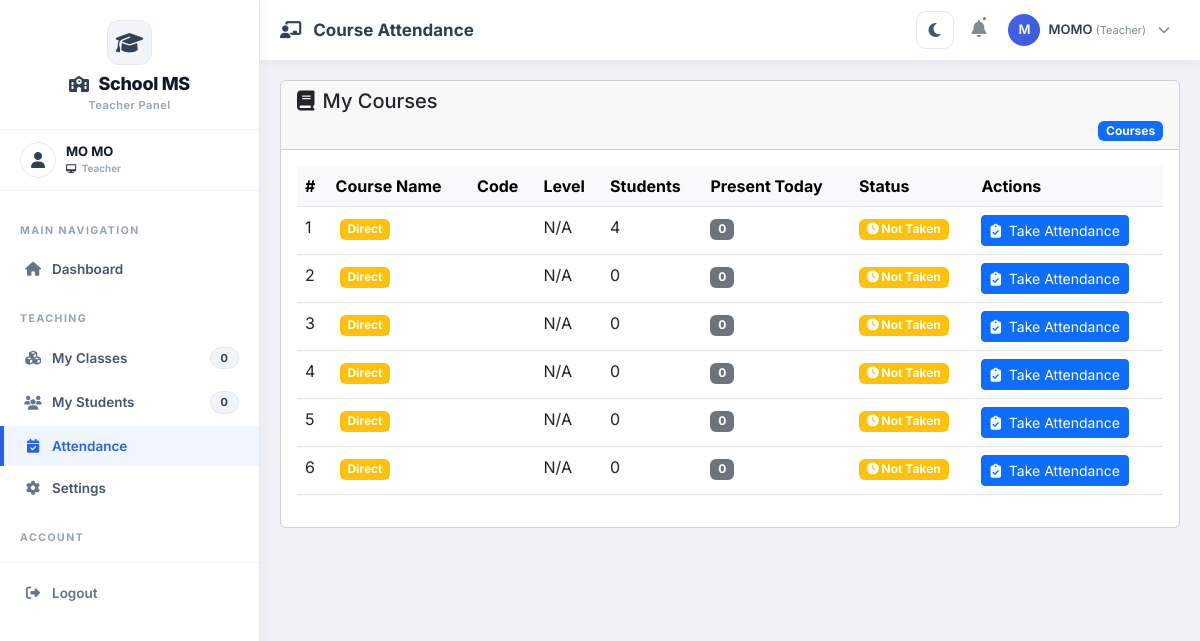
The app's page /attendance/admin/course/ (signed in), older data.
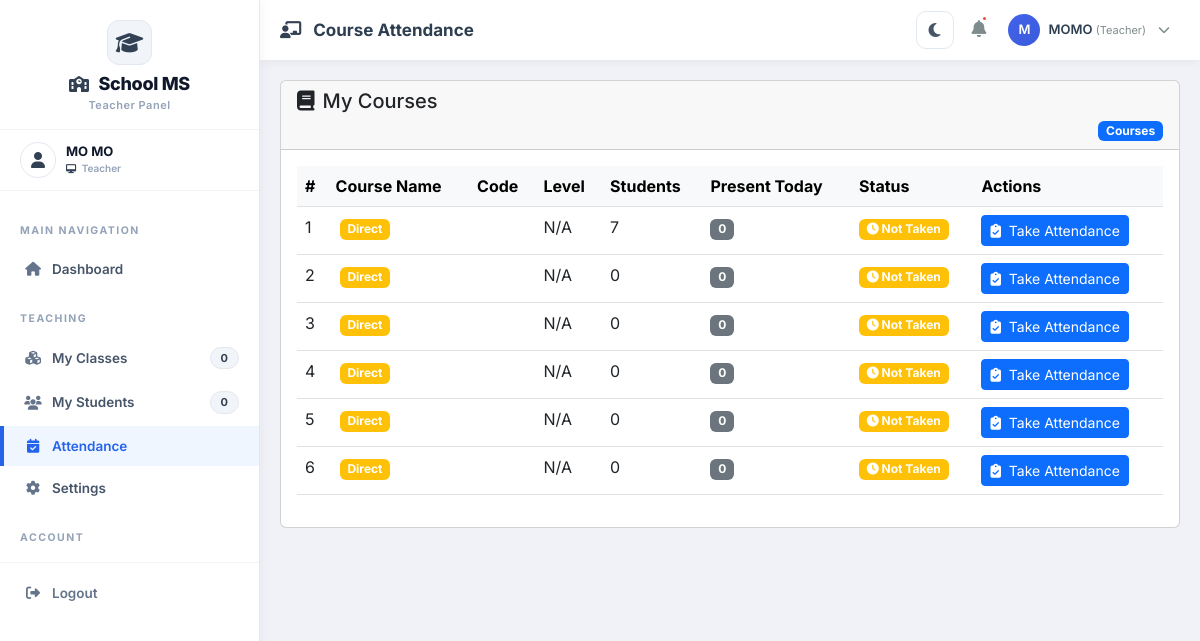
The same page, newer data.
### courses/models.py (models this page shows, shortened)
class Course(models.Model):
    LEVEL_CHOICES = [
        ('100', 'Year 1'),
        ('200', 'Year 2'),
        ('300', 'Year 3'),
        ('400', 'Year 4'),
        ('500', 'Year 5'),
    ]
    course_id = models.CharField(max_length=20, unique=True, editable=False)
    code = models.CharField(max_length=20, unique=True)
    name = models.CharField(max_length=200)
    description = models.TextField()
    credits = models.IntegerField()
    level = models.CharField(max_length=10, choices=LEVEL_CHOICES, default='100')
    duration = models.CharField(max_length=50, default='12 weeks')
    fee = models.DecimalField(max_digits=10, decimal_places=2, default=0.00)
    major = models.ForeignKey(
        Major,
        on_delete=models.SET_NULL,
        null=True,
        blank=True,
        related_name='courses'
    )
    teacher = models.ForeignKey(
        Teacher,
        on_delete=models.SET_NULL,
        null=True,
        blank=True,
        related_name='courses'
    )
    prerequisites = models.ManyToManyField('self', symmetrical=False, blank=True)
    time_slots = models.ManyToManyField(
        'classes.TimeSlot',
        blank=True,
        related_name='course_time_slots'
    )
    is_active = models.BooleanField(default=True)
    created_at = models.DateTimeField(auto_now_add=True)
    updated_at = models.DateTimeField(auto_now=True)
    class Meta:
        ordering = ['code']

### attendance/views.py (the view)
# urls.py: path('admin/course/', views.admin_course_attendance, name='admin_course_attendance'),
@login_required
@admin_required
def admin_course_attendance(request):
    today = date.today()
    courses = Course.objects.filter(is_active=True)
    for course in courses:
        course_year = course.level[0] if course.level and len(course.level) > 0 else None
        if course_year:
            student_count = Student.objects.filter(
                Q(courses=course) | Q(classes_enrolled__courses=course),
                year=course_year,
                is_active=True
            ).distinct().count()
        else:
            student_count = Student.objects.filter(
                Q(courses=course) | Q(classes_enrolled__courses=course),
                is_active=True
            ).distinct().count()
        course.student_count = student_count
        attendances = Attendance.objects.filter(course=course)
        total = attendances.count()
        present = attendances.filter(status='present').count()
        course.attendance_rate = attendance_rate_percent(present, total)
        course.attendance_taken = Attendance.objects.filter(course=course, date=today).exists()
        present_today_count = Attendance.objects.filter(
            course=course,
            date=today,
            status='present'
        ).values('student_id').distinct().count()
        course.present_today = min(present_today_count, student_count)
        course.class_obj = course.class_offerings.first()
    context = {'courses': courses}
    return render(request, 'Backend/admin/attendance/course_attendance.html', context)

### attendance/utils.py (called while the page is built)
def attendance_rate_percent(numerator, denominator, precision=1):
    try:
        numerator = float(numerator)
        denominator = float(denominator)
    except (TypeError, ValueError):
        return 0
    if denominator <= 0:
        return 0
    rate = round((max(numerator, 0) / denominator) * 100, precision)
    return min(rate, 100)

### classes/context_processors.py (called while the page is built)
def sidebar_counts(request):
    return {
        'total_buildings': Building.objects.filter(is_active=True).count(),
        'total_floors': Floor.objects.filter(is_active=True).count(),
        'total_rooms': Room.objects.filter(is_active=True).count(),
        'total_terms': Term.objects.filter(is_active=True).count(),
        'total_timeslots': TimeSlot.objects.filter(is_active=True).count(),
    }

### templates/Backend/admin/attendance/course_attendance.html (shortened to what this page needs)
{% extends 'Backend/layouts/teacher_layout.html' %}
{% load static %}
{% block page_title %}Course Attendance{% endblock %}
{% block content %}
<div class="row">
    <div class="col-md-12">
        <div class="card">
            <div class="card-header">
                <h5><i class="fas fa-book me-2"></i>My Courses</h5>
                <span class="badge bg-primary float-end">{{ total_courses }} Courses</span>
            </div>
            <div class="card-body">
                {% if courses %}
                <div class="table-responsive">
                    <table class="table table-hover">
                        <thead class="table-light">
                            <tr>
                                <th>#</th>
                                <th>Course Name</th>
                                <th>Code</th>
                                <th>Level</th>
                                <th>Students</th>
                                <th>Present Today</th>
                                <th>Status</th>
                                <th>Actions</th>
                            </tr>
                        </thead>
                        <tbody>
                            {% for course_data in courses %}
                            <tr>
                                <td>{{ forloop.counter }}</td>
                                <td>
                                    {% if course_data.is_class_course %}
                                    <span class="badge bg-info ms-1">From Class</span>
                                    {% else %}
                                    <span class="badge bg-warning ms-1">Direct</span>
                                    {% endif %}
                                </td>
                                <td></td>
                                <td>{{ course_data.course.level|default:"N/A" }}</td>
                                <td>{{ course_data.student_count }}</td>
                                <td>
                                    <span
                                        class="badge {% if course_data.present_today > 0 %}bg-success{% else %}bg-secondary{% endif %}">
                                        {{ course_data.present_today }}
                                    </span>
                                </td>
                                <td>
                                    {% if course_data.attendance_taken %}
                                    <span class="badge bg-success">
                                        <i class="fas fa-check-circle"></i> Taken Today
                                    </span>
                                    {% else %}
                                    <span class="badge bg-warning">
                                        <i class="fas fa-clock"></i> Not Taken
                                    </span>
                                    {% endif %}
                                </td>
                                <td>
                                    <a href="{% url 'classes:teacher_course_attendance_detail' course_data.course.id %}"
                                        class="btn btn-sm btn-primary">
                                        <i class="fas fa-clipboard-check me-1"></i>
                                        {% if course_data.attendance_taken %}Update{% else %}Take{% endif %} Attendance
                                    </a>
                                </td>
                            </tr>
                            {% endfor %}
                        </tbody>
                    </table>
                </div>
                {% endif %}
            </div>
        </div>
    </div>
</div>
{% endblock %}

Row changes from the older to the newer data that the page shows:
changed Course (number 1 of 6 on the later page): student_count "4" → "7"
